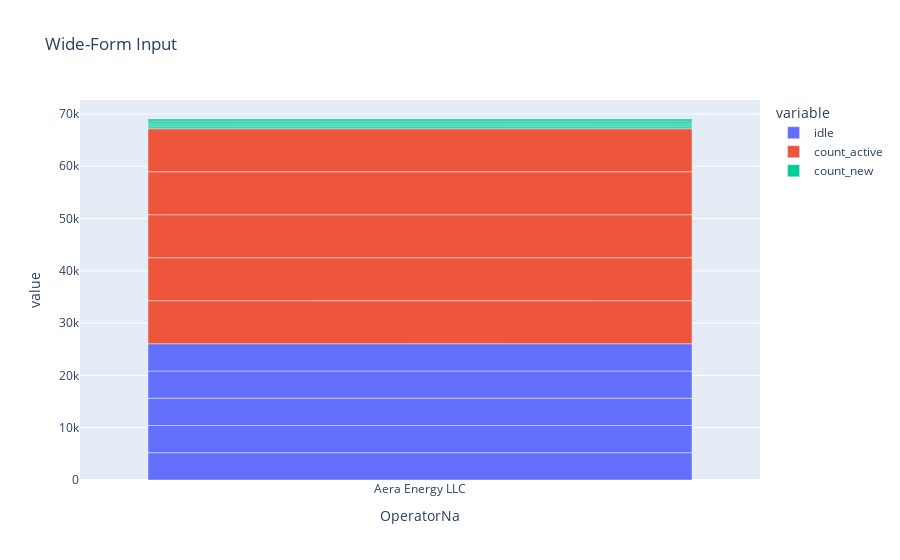

The notebook cell saved with this chart:
### Code cell
#only need one row per operator with active, idle, and new count. subset further to have one row of each operator
#group by (command) - group by operator - can even manually create five rows in excel  
fig = px.bar(oilsubset.head(5), x="OperatorNa", y=["idle", "count_active", "count_new"], title="Wide-Form Input")
fig.show()

### Figure 1 — Plotly figure (JSON) as saved in the notebook; plotly's stock layout.template omitted (floating-point values rounded to 4 significant figures)
{"data": [{"alignmentgroup": "True", "hovertemplate": "variable=idle<br>OperatorNa=%{x}<br>value=%{y}<extra></extra>", "legendgroup": "idle", "marker": {"color": "#636efa", "pattern": {"shape": ""}}, "name": "idle", "offsetgroup": "idle", "orientation": "v", "showlegend": true, "textposition": "auto", "type": "bar", "x": ["Aera Energy LLC", "Aera Energy LLC", "Aera Energy LLC", "Aera Energy LLC", "Aera Energy LLC"], "xaxis": "x", "y": [5213, 5213, 5213, 5213, 5213], "yaxis": "y"}, {"alignmentgroup": "True", "hovertemplate": "variable=count_active<br>OperatorNa=%{x}<br>value=%{y}<extra></extra>", "legendgroup": "count_active", "marker": {"color": "#EF553B", "pattern": {"shape": ""}}, "name": "count_active", "offsetgroup": "count_active", "orientation": "v", "showlegend": true, "textposition": "auto", "type": "bar", "x": ["Aera Energy LLC", "Aera Energy LLC", "Aera Energy LLC", "Aera Energy LLC", "Aera Energy LLC"], "xaxis": "x", "y": [8223, 8223, 8223, 8223, 8223], "yaxis": "y"}, {"alignmentgroup": "True", "hovertemplate": "variable=count_new<br>OperatorNa=%{x}<br>value=%{y}<extra></extra>", "legendgroup": "count_new", "marker": {"color": "#00cc96", "pattern": {"shape": ""}}, "name": "count_new", "offsetgroup": "count_new", "orientation": "v", "showlegend": true, "textposition": "auto", "type": "bar", "x": ["Aera Energy LLC", "Aera Energy LLC", "Aera Energy LLC", "Aera Energy LLC", "Aera Energy LLC"], "xaxis": "x", "y": [372, 372, 372, 372, 372], "yaxis": "y"}], "layout": {"autosize": true, "barmode": "relative", "legend": {"title": {"text": "variable"}, "tracegroupgap": 0}, "title": {"text": "Wide-Form Input"}, "xaxis": {"anchor": "y", "autorange": true, "domain": [0, 1], "range": [-0.5, 0.5], "title": {"text": "OperatorNa"}, "type": "category"}, "yaxis": {"anchor": "x", "autorange": true, "domain": [0, 1], "range": [0, 72670.0], "title": {"text": "value"}, "type": "linear"}}}
